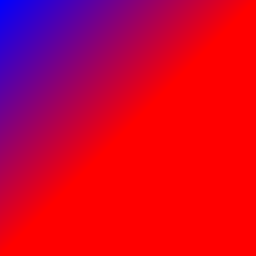

Generate this figure with Python:
from PIL import Image, ImageDraw

# Setup
img_width = 256
img_height = 256
img = Image.new("RGB", (img_width, img_height))
img1 = ImageDraw.Draw(img)

# Draw
for x in range(img_width):
    for y in range(img_height):
        img1.point((x, y), fill = (x+y, 0, 255-(x+y)))

# Saves the picture
img_path = __file__.replace('.py', '.png')
img.save(img_path)
print(f'Saved {img_path}')
img.show()
